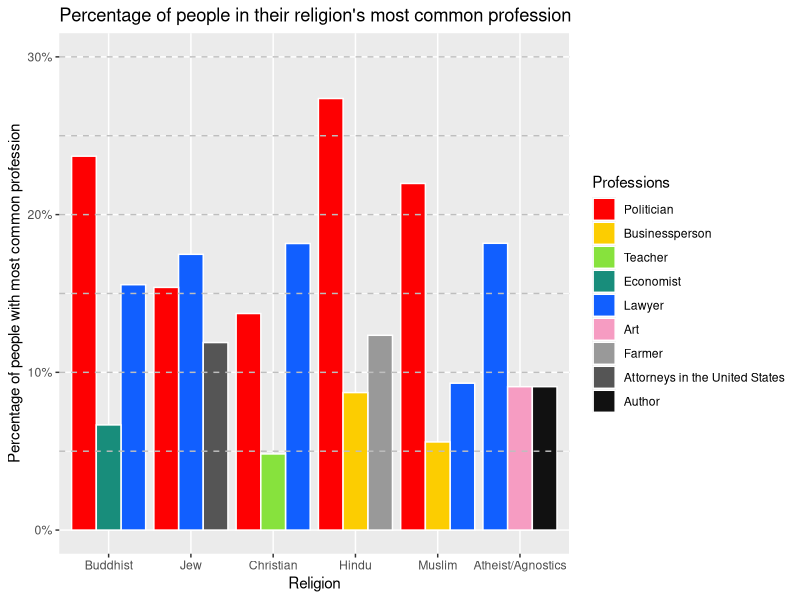

This figure's R source:
# R script for religions

library(tidyverse)

# Load data
data <- read_csv("profession_by_all.csv")

# Make table for most common professions for each religion and the counts and percentage
religion_professions <- data |>
  filter(Religion != 'Religion', Profession != 'Profession') |>
  group_by(Religion, Profession) |>
  summarise(count = n(), .groups = "drop") |>
  group_by(Religion) |>
  mutate(total_in_religion = sum(count)) |>
  slice_max(count, n = 3, with_ties = FALSE) |>
  # slice_min(count, n=2, with_ties = FALSE) |>
  mutate(percentage = (count / total_in_religion) * 100) |>
  ungroup() |>
  select(Religion, Profession, count, percentage) |>
  mutate(Religion = fct_reorder(Religion, percentage, .desc = TRUE))

# Legend reorder
religion_professions$Professions <- factor(religion_professions$Profession,
  levels = c("Politician", "Businessperson", "Teacher", "Economist", "Lawyer", "Physician", "Barrister", "Art", "Farmer", "Attorneys in the United States", "Author"))

# Poltiician = #fe0002
# Lawyer = #115fff
# Businessperson = #fccd01
# Teacher = #87e23d
# Economist = #188d7b
# Physician = #ff8e02
# Barrister = #791e9f
# Art = #f69cc2
# Farmer = #999999
# Attorneys in the United States = #555555
# Authors = #111111

# Plot barplot
barplot <- religion_professions |>
  ggplot(aes(
    x = Religion,
    y = percentage/100,
    fill = Professions
  )) +
  geom_col(position="dodge", colour="white") +
  labs(
    x = 'Religion',
    y = 'Percentage of people with most common profession',
    title = 'Percentage of people in their religion\'s most common profession'
  ) +
  ylim(0, 30) +
  scale_y_continuous(labels=scales::label_percent()) +
  scale_fill_manual(values = c("#fe0002","#fccd01","#87e23d", "#188d7b", "#115fff", "#f69cc2", "#999999", "#555555", "#111111"),
                    labels = c("Politician","Businessperson", "Teacher", "Economist", "Lawyer", "Art", "Farmer", "Attorneys in the United States", "Author")) +
  geom_hline(
    yintercept = seq(5/100, 30/100, by = 5/100),
    color = "grey", 
    linetype = "dashed"
  )

# Save the barplot as .png
ggsave(
  filename = "religions_barplot.png",
  plot = barplot,
  width=10,
)
